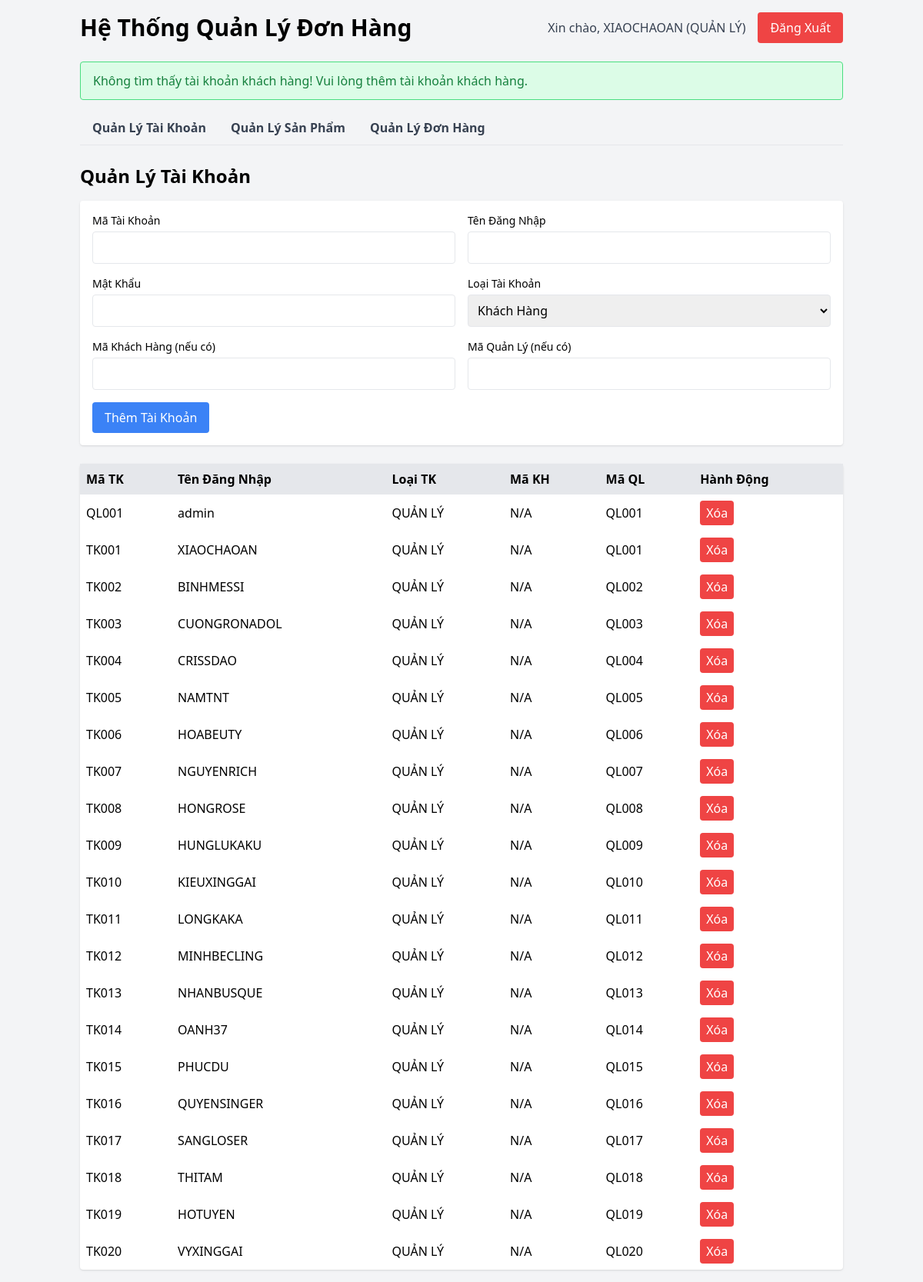
Page / (signed in) on the committed database.
### tables this page shows
CREATE TABLE `tai_khoan` (
  `Ma_TK` varchar(10) NOT NULL,
  `Ten_Dang_Nhap` varchar(40) DEFAULT NULL,
  `Mat_Khau` varchar(20) DEFAULT NULL,
  `Ma_QL` varchar(10) DEFAULT NULL,
  `Loai_TK` varchar(15) DEFAULT NULL,
  `Ma_KH` varchar(10) DEFAULT NULL
);

### index.php (the view, shortened to what this page needs)
<!DOCTYPE html>
<html lang="en">
<head>
    <script src="https://cdn.tailwindcss.com"></script>
</head>
<body class="bg-gray-100 font-sans">
    <?php
    $servername = "127.0.0.1";
    $username = "root";
    $password = "";
    $dbname = "huyqlldh";
    $conn = new mysqli($servername, $username, $password, $dbname);
    $message = "";
    $accounts = [];
    $customer_accounts_found = false;
    try {
        $result = $conn->query("CALL sp_QL_XemTaiKhoan(NULL)");
        if ($result) {
            while ($row = $result->fetch_assoc()) {
                $accounts[] = $row;
            }
        }
    } catch (Exception $e) {
        $message = "Lỗi gọi stored procedure tài khoản: " . $e->getMessage();
        log_message("Stored procedure error: " . $e->getMessage());
    }
    if (empty($accounts)) {
        $message = "Không có tài khoản nào được tìm thấy trong cơ sở dữ liệu!";
    } elseif (!$customer_accounts_found) {
        $message = "Không tìm thấy tài khoản khách hàng! Vui lòng thêm tài khoản khách hàng.";
    }
    ?>
    <div class="container mx-auto p-4">
        <div class="flex justify-between items-center mb-6">
            <h1 class="text-3xl font-bold">Hệ Thống Quản Lý Đơn Hàng</h1>
            <div class="flex items-center">
                <span class="mr-4 text-gray-700">Xin chào, <?php echo htmlspecialchars($_SESSION['ten_dang_nhap']); ?> (<?php echo htmlspecialchars($_SESSION['loai_tk']); ?>)</span>
                <form method="POST">
                    <button type="submit" class="bg-red-500 text-white px-4 py-2 rounded hover:bg-red-600">Đăng Xuất</button>
                </form>
            </div>
        </div>
        <?php if ($message): ?>
            <div class="bg-green-100 border border-green-400 text-green-700 px-4 py-3 rounded mb-4">
                <?php echo htmlspecialchars($message); ?>
            </div>
        <?php endif; ?>
        <div class="flex border-b mb-6">
            <button class="tab-button px-4 py-2 font-semibold text-gray-700 border-b-2 border-transparent hover:border-blue-500" onclick="openTab('accounts')">Quản Lý Tài Khoản</button>
            <button class="tab-button px-4 py-2 font-semibold text-gray-700 border-b-2 border-transparent hover:border-blue-500" onclick="openTab('products')">Quản Lý Sản Phẩm</button>
            <button class="tab-button px-4 py-2 font-semibold text-gray-700 border-b-2 border-transparent hover:border-blue-500" onclick="openTab('orders')">Quản Lý Đơn Hàng</button>
        </div>
        <div id="accounts" class="tab-content">
            <h2 class="text-2xl font-semibold mb-4">Quản Lý Tài Khoản</h2>
            <form method="POST" class="mb-6 bg-white p-4 rounded shadow">
                <div class="grid grid-cols-2 gap-4">
                    <div>
                        <label class="block text-sm font-medium">Mã Tài Khoản</label>
                        <input type="text" name="ma_tk" class="mt-1 p-2 w-full border rounded" required>
                    </div>
                    <div>
                        <label class="block text-sm font-medium">Tên Đăng Nhập</label>
                        <input type="text" name="ten_dang_nhap" class="mt-1 p-2 w-full border rounded" required>
                    </div>
                    <div>
                        <label class="block text-sm font-medium">Mật Khẩu</label>
                        <input type="password" name="mat_khau" class="mt-1 p-2 w-full border rounded" required>
                    </div>
                    <div>
                        <label class="block text-sm font-medium">Loại Tài Khoản</label>
                        <select name="loai_tk" class="mt-1 p-2 w-full border rounded" required>
                            <option value="KHÁCH HÀNG">Khách Hàng</option>
                        </select>
                    </div>
                    <div>
                        <label class="block text-sm font-medium">Mã Khách Hàng (nếu có)</label>
                        <input type="text" name="ma_kh" class="mt-1 p-2 w-full border rounded">
                    </div>
                    <div>
                        <label class="block text-sm font-medium">Mã Quản Lý (nếu có)</label>
                        <input type="text" name="ma_ql" class="mt-1 p-2 w-full border rounded">
                    </div>
                </div>
                <button type="submit" class="mt-4 bg-blue-500 text-white px-4 py-2 rounded hover:bg-blue-600">Thêm Tài Khoản</button>
            </form>
            <table class="w-full bg-white rounded shadow">
                <thead>
                    <tr class="bg-gray-200">
                        <th class="p-2 text-left">Mã TK</th>
                        <th class="p-2 text-left">Tên Đăng Nhập</th>
                        <th class="p-2 text-left">Loại TK</th>
                        <th class="p-2 text-left">Mã KH</th>
                        <th class="p-2 text-left">Mã QL</th>
                        <th class="p-2 text-left">Hành Động</th>
                    </tr>
                </thead>
                <tbody>
                    <?php foreach ($accounts as $account): ?>
                        <tr>
                            <td class="p-2"><?php echo htmlspecialchars($account['Ma_TK']); ?></td>
                            <td class="p-2"><?php echo htmlspecialchars($account['Ten_Dang_Nhap']); ?></td>
                            <td class="p-2"><?php echo htmlspecialchars($account['Loai_TK']); ?></td>
                            <td class="p-2"><?php echo htmlspecialchars($account['Ma_KH'] ?? 'N/A'); ?></td>
                            <td class="p-2"><?php echo htmlspecialchars($account['Ma_QL'] ?? 'N/A'); ?></td>
                            <td class="p-2">
                                <form method="POST" class="inline" onsubmit="return confirm('Bạn có chắc muốn xóa tài khoản này?');">
                                    <button type="submit" class="bg-red-500 text-white px-2 py-1 rounded hover:bg-red-600">Xóa</button>
                                </form>
                            </td>
                        </tr>
                    <?php endforeach; ?>
                </tbody>
            </table>
        </div>
</body>
</html>

### rows in the picture
tai_khoan: Ma_TK "QL001", Ten_Dang_Nhap "admin", Loai_TK "QUẢN LÝ", Ma_KH "N/A", Ma_QL "QL001"
tai_khoan: Ma_TK "TK001", Ten_Dang_Nhap "XIAOCHAOAN", Loai_TK "QUẢN LÝ", Ma_KH "N/A", Ma_QL "QL001"
tai_khoan: Ma_TK "TK002", Ten_Dang_Nhap "BINHMESSI", Loai_TK "QUẢN LÝ", Ma_KH "N/A", Ma_QL "QL002"
tai_khoan: Ma_TK "TK003", Ten_Dang_Nhap "CUONGRONADOL", Loai_TK "QUẢN LÝ", Ma_KH "N/A", Ma_QL "QL003"
tai_khoan: Ma_TK "TK004", Ten_Dang_Nhap "CRISSDAO", Loai_TK "QUẢN LÝ", Ma_KH "N/A", Ma_QL "QL004"
tai_khoan: Ma_TK "TK005", Ten_Dang_Nhap "NAMTNT", Loai_TK "QUẢN LÝ", Ma_KH "N/A", Ma_QL "QL005"
tai_khoan: Ma_TK "TK006", Ten_Dang_Nhap "HOABEUTY", Loai_TK "QUẢN LÝ", Ma_KH "N/A", Ma_QL "QL006"
tai_khoan: Ma_TK "TK007", Ten_Dang_Nhap "NGUYENRICH", Loai_TK "QUẢN LÝ", Ma_KH "N/A", Ma_QL "QL007"
tai_khoan: Ma_TK "TK008", Ten_Dang_Nhap "HONGROSE", Loai_TK "QUẢN LÝ", Ma_KH "N/A", Ma_QL "QL008"
tai_khoan: Ma_TK "TK009", Ten_Dang_Nhap "HUNGLUKAKU", Loai_TK "QUẢN LÝ", Ma_KH "N/A", Ma_QL "QL009"
tai_khoan: Ma_TK "TK010", Ten_Dang_Nhap "KIEUXINGGAI", Loai_TK "QUẢN LÝ", Ma_KH "N/A", Ma_QL "QL010"
tai_khoan: Ma_TK "TK011", Ten_Dang_Nhap "LONGKAKA", Loai_TK "QUẢN LÝ", Ma_KH "N/A", Ma_QL "QL011"
tai_khoan: Ma_TK "TK012", Ten_Dang_Nhap "MINHBECLING", Loai_TK "QUẢN LÝ", Ma_KH "N/A", Ma_QL "QL012"
tai_khoan: Ma_TK "TK013", Ten_Dang_Nhap "NHANBUSQUE", Loai_TK "QUẢN LÝ", Ma_KH "N/A", Ma_QL "QL013"
tai_khoan: Ma_TK "TK014", Ten_Dang_Nhap "OANH37", Loai_TK "QUẢN LÝ", Ma_KH "N/A", Ma_QL "QL014"
tai_khoan: Ma_TK "TK015", Ten_Dang_Nhap "PHUCDU", Loai_TK "QUẢN LÝ", Ma_KH "N/A", Ma_QL "QL015"
tai_khoan: Ma_TK "TK016", Ten_Dang_Nhap "QUYENSINGER", Loai_TK "QUẢN LÝ", Ma_KH "N/A", Ma_QL "QL016"
tai_khoan: Ma_TK "TK017", Ten_Dang_Nhap "SANGLOSER", Loai_TK "QUẢN LÝ", Ma_KH "N/A", Ma_QL "QL017"
tai_khoan: Ma_TK "TK018", Ten_Dang_Nhap "THITAM", Loai_TK "QUẢN LÝ", Ma_KH "N/A", Ma_QL "QL018"
tai_khoan: Ma_TK "TK019", Ten_Dang_Nhap "HOTUYEN", Loai_TK "QUẢN LÝ", Ma_KH "N/A", Ma_QL "QL019"
tai_khoan: Ma_TK "TK020", Ten_Dang_Nhap "VYXINGGAI", Loai_TK "QUẢN LÝ", Ma_KH "N/A", Ma_QL "QL020"

### other values in the picture
$_SESSION['ten_dang_nhap'] "XIAOCHAOAN"
$_SESSION['loai_tk'] "QUẢN LÝ"
$message "Không tìm thấy tài khoản khách hàng! Vui lòng thêm tài khoản khách hàng."
